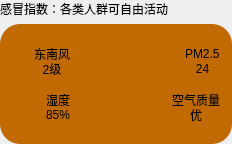
       <widget class="QWidget" name="widget3" native="true">
        <layout class="QVBoxLayout" name="verticalLayout" stretch="1,5">
         <property name="leftMargin">
          <number>0</number>
         </property>
         <property name="topMargin">
          <number>0</number>
         </property>
         <property name="rightMargin">
          <number>0</number>
         </property>
         <property name="bottomMargin">
          <number>0</number>
         </property>
         <item>
          <widget class="QLabel" name="widet3Label">
           <property name="styleSheet">
            <string notr="true">QFont {color: rgb(255, 255, 255);}
</string>
           </property>
           <property name="text">
            <string>感冒指数：各类人群可自由活动</string>
           </property>
           <property name="wordWrap">
            <bool>true</bool>
           </property>
          </widget>
         </item>
         <item>
          <widget class="QWidget" name="widget3I1" native="true">
           <property name="minimumSize">
            <size>
             <width>0</width>
             <height>120</height>
            </size>
           </property>
           <property name="styleSheet">
            <string notr="true">QWidget {background-color: rgb(192, 106, 1); border-radius: 20px}</string>
           </property>
           <layout class="QHBoxLayout" name="horizontalLayout_7">
            <property name="leftMargin">
             <number>12</number>
            </property>
            <property name="topMargin">
             <number>12</number>
            </property>
            <property name="rightMargin">
             <number>12</number>
            </property>
            <property name="bottomMargin">
             <number>12</number>
            </property>
            <item>
             <layout class="QGridLayout" name="widget3I1GL">
              <property name="topMargin">
               <number>0</number>
              </property>
              <property name="horizontalSpacing">
               <number>80</number>
              </property>
              <item row="0" column="0">
               <layout class="QHBoxLayout" name="windWidgetHL">
                <property name="spacing">
                 <number>15</number>
                </property>
                <item>
                 <widget class="QLabel" name="windPicLabel">
                  <property name="maximumSize">
                   <size>
                    <width>30</width>
                    <height>30</height>
                   </size>
                  </property>
                  <property name="text">
                   <string/>
                  </property>
                  <property name="pixmap">
                   <pixmap resource="../resources/res.qrc">:/weather/images/windSpeed.png</pixmap>
                  </property>
                  <property name="scaledContents">
                   <bool>true</bool>
                  </property>
                 </widget>
                </item>
                <item>
                 <layout class="QVBoxLayout" name="windLabelVL">
                  <property name="spacing">
                   <number>0</number>
                  </property>
                  <item>
                   <widget class="QLabel" name="windDirectLabel">
                    <property name="maximumSize">
                     <size>
                      <width>40</width>
                      <height>15</height>
                     </size>
                    </property>
                    <property name="text">
                     <string>东南风</string>
                    </property>
                   </widget>
                  </item>
                  <item>
                   <widget class="QLabel" name="windLevelLabel">
                    <property name="maximumSize">
                     <size>
                      <width>40</width>
                      <height>15</height>
                     </size>
                    </property>
                    <property name="text">
                     <string>2级</string>
                    </property>
                    <property name="alignment">
                     <set>Qt::AlignmentFlag::AlignCenter</set>
                    </property>
                   </widget>
                  </item>
                 </layout>
                </item>
               </layout>
              </item>
              <item row="0" column="1">
               <layout class="QHBoxLayout" name="pmWidgetHL">
                <property name="spacing">
                 <number>15</number>
                </property>
                <item>
                 <widget class="QLabel" name="pmPicLabel">
                  <property name="maximumSize">
                   <size>
                    <width>30</width>
                    <height>30</height>
                   </size>
                  </property>
                  <property name="text">
                   <string/>
                  </property>
                  <property name="pixmap">
                   <pixmap resource="../resources/res.qrc">:/weather/images/PM2_5.png</pixmap>
                  </property>
                  <property name="scaledContents">
                   <bool>true</bool>
                  </property>
                 </widget>
                </item>
                <item>
                 <layout class="QVBoxLayout" name="pmLabelVL">
                  <property name="spacing">
                   <number>0</number>
                  </property>
                  <item>
                   <widget class="QLabel" name="pmDirectLabel">
                    <property name="maximumSize">
                     <size>
                      <width>40</width>
                      <height>15</height>
                     </size>
                    </property>
                    <property name="text">
                     <string>PM2.5</string>
                    </property>
                   </widget>
                  </item>
                  <item>
                   <widget class="QLabel" name="pmLevelLabel">
                    <property name="maximumSize">
                     <size>
                      <width>40</width>
                      <height>15</height>
                     </size>
                    </property>
                    <property name="text">
                     <string>24</string>
                    </property>
                    <property name="alignment">
                     <set>Qt::AlignmentFlag::AlignCenter</set>
                    </property>
                   </widget>
                  </item>
                 </layout>
                </item>
               </layout>
              </item>
              <item row="1" column="0">
               <layout class="QHBoxLayout" name="humidWidgetHL">
                <property name="spacing">
                 <number>15</number>
                </property>
                <item>
                 <widget class="QLabel" name="windPicLabel_2">
                  <property name="maximumSize">
                   <size>
                    <width>30</width>
                    <height>30</height>
                   </size>
                  </property>
                  <property name="text">
                   <string/>
                  </property>
                  <property name="pixmap">
                   <pixmap resource="../resources/res.qrc">:/weather/images/humid.png</pixmap>
                  </property>
                  <property name="scaledContents">
                   <bool>true</bool>
                  </property>
                 </widget>
                </item>
                <item>
                 <layout class="QVBoxLayout" name="humidLabelVL">
                  <property name="spacing">
                   <number>0</number>
                  </property>
                  <item>
                   <widget class="QLabel" name="humidDirectLabel">
                    <property name="maximumSize">
                     <size>
                      <width>40</width>
                      <height>15</height>
                     </size>
                    </property>
                    <property name="text">
                     <string>湿度</string>
                    </property>
                    <property name="alignment">
                     <set>Qt::AlignmentFlag::AlignCenter</set>
                    </property>
                   </widget>
                  </item>
                  <item>
                   <widget class="QLabel" name="humidLevelLabel">
                    <property name="maximumSize">
                     <size>
                      <width>40</width>
                      <height>15</height>
                     </size>
                    </property>
                    <property name="text">
                     <string>85%</string>
                    </property>
                    <property name="alignment">
                     <set>Qt::AlignmentFlag::AlignCenter</set>
                    </property>
                   </widget>
                  </item>
                 </layout>
                </item>
               </layout>
              </item>
              <item row="1" column="1">
               <layout class="QHBoxLayout" name="airWidgetHL">
                <property name="spacing">
                 <number>15</number>
                </property>
                <item>
                 <widget class="QLabel" name="airPicLabel">
                  <property name="maximumSize">
                   <size>
                    <width>30</width>
                    <height>30</height>
                   </size>
                  </property>
                  <property name="text">
                   <string/>
                  </property>
                  <property name="pixmap">
                   <pixmap resource="../resources/res.qrc">:/weather/images/airQuality.png</pixmap>
                  </property>
                  <property name="scaledContents">
                   <bool>true</bool>
                  </property>
                 </widget>
                </item>
                <item>
                 <layout class="QVBoxLayout" name="airLabelVL">
                  <property name="spacing">
                   <number>0</number>
                  </property>
                  <item>
                   <widget class="QLabel" name="airDirectLabel">
                    <property name="maximumSize">
                     <size>
                      <width>55</width>
                      <height>15</height>
                     </size>
                    </property>
                    <property name="text">
                     <string>空气质量</string>
                    </property>
                   </widget>
                  </item>
                  <item>
                   <widget class="QLabel" name="airLevelLabel">
                    <property name="maximumSize">
                     <size>
                      <width>55</width>
                      <height>15</height>
                     </size>
                    </property>
                    <property name="text">
                     <string>优</string>
                    </property>
                    <property name="alignment">
                     <set>Qt::AlignmentFlag::AlignCenter</set>
                    </property>
                   </widget>
                  </item>
                 </layout>
                </item>
               </layout>
              </item>
             </layout>
            </item>
           </layout>
          </widget>
         </item>
        </layout>
       </widget>
